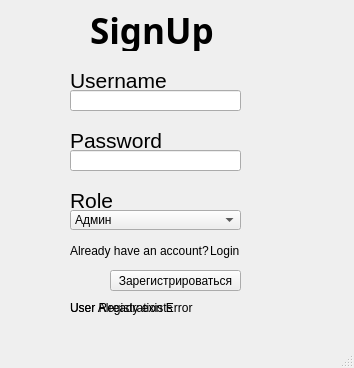
<?xml version="1.0" encoding="UTF-8"?>
<ui version="4.0">
 <class>SignUp</class>
 <widget class="QMainWindow" name="SignUp">
  <property name="geometry">
   <rect>
    <x>0</x>
    <y>0</y>
    <width>354</width>
    <height>368</height>
   </rect>
  </property>
  <property name="windowTitle">
   <string>MainWindow</string>
  </property>
  <widget class="QWidget" name="centralwidget">
   <widget class="QComboBox" name="role_cbx">
    <property name="geometry">
     <rect>
      <x>70</x>
      <y>210</y>
      <width>171</width>
      <height>20</height>
     </rect>
    </property>
    <item>
     <property name="text">
      <string>Админ</string>
     </property>
    </item>
    <item>
     <property name="text">
      <string>Пользователь</string>
     </property>
    </item>
   </widget>
   <widget class="QPushButton" name="signup_btn">
    <property name="enabled">
     <bool>true</bool>
    </property>
    <property name="geometry">
     <rect>
      <x>110</x>
      <y>270</y>
      <width>131</width>
      <height>21</height>
     </rect>
    </property>
    <property name="cursor">
     <cursorShape>PointingHandCursor</cursorShape>
    </property>
    <property name="text">
     <string>Зарегистрироваться</string>
    </property>
   </widget>
   <widget class="QLineEdit" name="password_entry">
    <property name="geometry">
     <rect>
      <x>70</x>
      <y>150</y>
      <width>171</width>
      <height>21</height>
     </rect>
    </property>
   </widget>
   <widget class="QLineEdit" name="username_entry">
    <property name="geometry">
     <rect>
      <x>70</x>
      <y>90</y>
      <width>171</width>
      <height>21</height>
     </rect>
    </property>
   </widget>
   <widget class="QLabel" name="label_6">
    <property name="geometry">
     <rect>
      <x>90</x>
      <y>10</y>
      <width>161</width>
      <height>41</height>
     </rect>
    </property>
    <property name="font">
     <font>
      <family>Arial Black</family>
      <pointsize>26</pointsize>
      <weight>75</weight>
      <bold>true</bold>
     </font>
    </property>
    <property name="text">
     <string>SignUp</string>
    </property>
   </widget>
   <widget class="QLabel" name="label_9">
    <property name="geometry">
     <rect>
      <x>70</x>
      <y>70</y>
      <width>101</width>
      <height>21</height>
     </rect>
    </property>
    <property name="font">
     <font>
      <family>Arial</family>
      <pointsize>16</pointsize>
      <weight>50</weight>
      <bold>false</bold>
     </font>
    </property>
    <property name="text">
     <string>Username</string>
    </property>
   </widget>
   <widget class="QLabel" name="label_10">
    <property name="geometry">
     <rect>
      <x>70</x>
      <y>190</y>
      <width>51</width>
      <height>21</height>
     </rect>
    </property>
    <property name="font">
     <font>
      <family>Arial</family>
      <pointsize>16</pointsize>
      <weight>50</weight>
      <bold>false</bold>
     </font>
    </property>
    <property name="text">
     <string>Role</string>
    </property>
   </widget>
   <widget class="QLabel" name="login_link">
    <property name="geometry">
     <rect>
      <x>210</x>
      <y>240</y>
      <width>41</width>
      <height>21</height>
     </rect>
    </property>
    <property name="font">
     <font>
      <pointsize>9</pointsize>
     </font>
    </property>
    <property name="text">
     <string>Login</string>
    </property>
   </widget>
   <widget class="QLabel" name="label_7">
    <property name="geometry">
     <rect>
      <x>70</x>
      <y>130</y>
      <width>101</width>
      <height>21</height>
     </rect>
    </property>
    <property name="font">
     <font>
      <family>Arial</family>
      <pointsize>16</pointsize>
      <weight>50</weight>
      <bold>false</bold>
     </font>
    </property>
    <property name="text">
     <string>Password</string>
    </property>
   </widget>
   <widget class="QLabel" name="label_8">
    <property name="geometry">
     <rect>
      <x>70</x>
      <y>240</y>
      <width>141</width>
      <height>21</height>
     </rect>
    </property>
    <property name="text">
     <string>Already have an account?</string>
    </property>
   </widget>
   <widget class="QLabel" name="user_reg_failed">
    <property name="geometry">
     <rect>
      <x>70</x>
      <y>300</y>
      <width>161</width>
      <height>16</height>
     </rect>
    </property>
    <property name="text">
     <string>User Registration Error</string>
    </property>
   </widget>
   <widget class="QLabel" name="user_already_exists">
    <property name="geometry">
     <rect>
      <x>70</x>
      <y>300</y>
      <width>161</width>
      <height>16</height>
     </rect>
    </property>
    <property name="text">
     <string>User Already exists</string>
    </property>
   </widget>
  </widget>
  <widget class="QMenuBar" name="menubar">
   <property name="geometry">
    <rect>
     <x>0</x>
     <y>0</y>
     <width>354</width>
     <height>20</height>
    </rect>
   </property>
  </widget>
  <widget class="QStatusBar" name="statusbar"/>
 </widget>
 <resources/>
 <connections/>
</ui>
